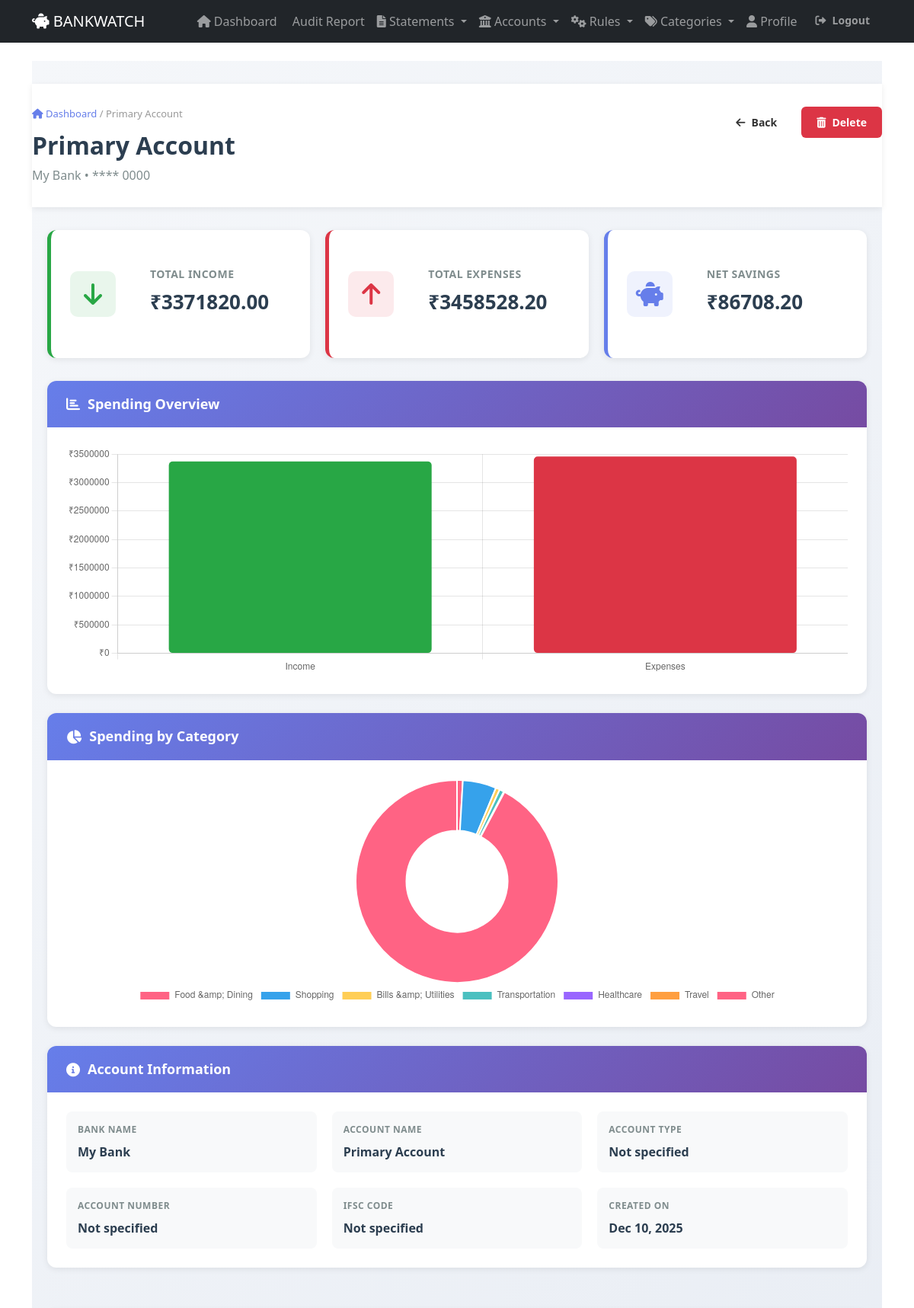
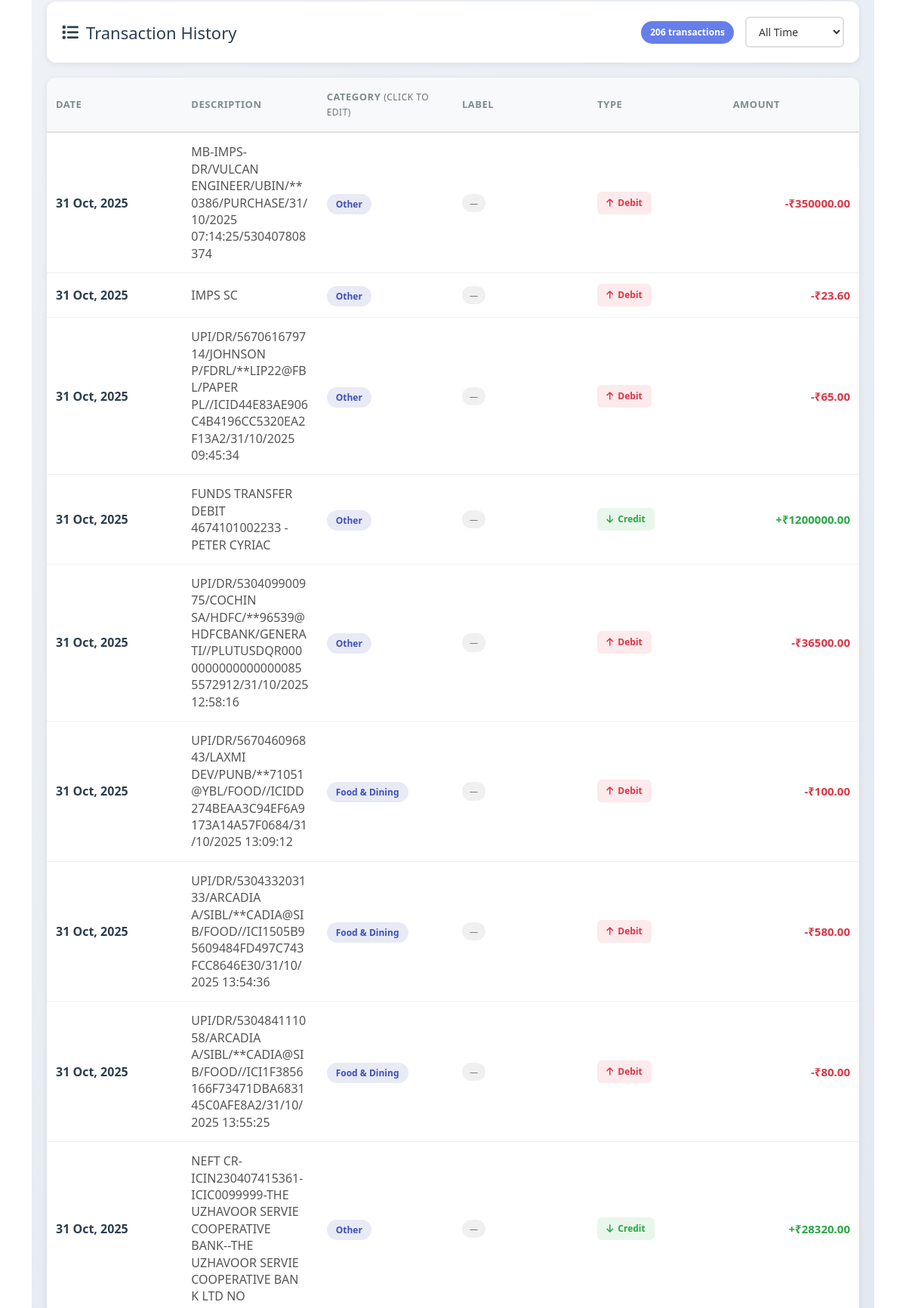
/analyzer/accounts/1/view/ (signed in, upper part), run on the app's committed database (2 pictures, top to bottom).
### analyzer/models.py (models this page shows, shortened)
class BankAccount(models.Model):
    user = models.ForeignKey(User, on_delete=models.CASCADE)
    bank_name = models.CharField(max_length=100)
    account_name = models.CharField(max_length=100, blank=True)
    account_number = models.CharField(max_length=20, blank=True)
    account_type = models.CharField(max_length=50, blank=True)
    ifsc_code = models.CharField(max_length=11, blank=True)
    description = models.TextField(blank=True)
    created_at = models.DateTimeField(auto_now_add=True)

class Transaction(models.Model):
    CATEGORY_CHOICES = [
        ('INCOME', 'Income'),
        ('FOOD', 'Food & Dining'),
        ('SHOPPING', 'Shopping'),
        ('BILLS', 'Bills & Utilities'),
        ('TRANSPORT', 'Transportation'),
        ('ENTERTAINMENT', 'Entertainment'),
        ('HEALTHCARE', 'Healthcare'),
        ('LOAN', 'Loan & EMI'),
        ('TRAVEL', 'Travel'),
        ('OTHER', 'Other'),
    ]
    statement = models.ForeignKey(BankStatement, on_delete=models.CASCADE)
    date = models.DateField()
    description = models.TextField()
    amount = models.DecimalField(max_digits=10, decimal_places=2)
    transaction_type = models.CharField(max_length=10, choices=[('DEBIT', 'Debit'), ('CREDIT', 'Credit')])
    category = models.CharField(max_length=20, choices=CATEGORY_CHOICES, default='OTHER')
    user_label = models.CharField(max_length=100, blank=True, null=True, help_text="User-assigned label or subcategory")
    is_manually_edited = models.BooleanField(default=False)
    edited_by = models.ForeignKey(User, on_delete=models.SET_NULL, null=True, blank=True, related_name='edited_transactions')
    last_edited_at = models.DateTimeField(null=True, blank=True)
    created_at = models.DateTimeField(auto_now_add=True)

### analyzer/views.py (the view)
# urls.py: path('accounts/<int:account_id>/view/', views.view_account_details, name='view_account_details'),
@login_required
def view_account_details(request, account_id):
    account = get_object_or_404(BankAccount, id=account_id, user=request.user)
    account_transactions = Transaction.objects.filter(
        statement__account=account
    ).select_related('statement', 'edited_by').order_by('-date')
    from django.core.paginator import Paginator
    paginator = Paginator(account_transactions, 50)
    page_number = request.GET.get('page', 1)
    page_obj = paginator.get_page(page_number)
    all_transactions = account_transactions
    total_income = all_transactions.filter(transaction_type='CREDIT').aggregate(
        total=models.Sum('amount')
    )['total'] or 0
    total_expenses = all_transactions.filter(transaction_type='DEBIT').aggregate(
        total=models.Sum('amount')
    )['total'] or 0
    net_savings = total_income - total_expenses
    category_totals = {}
    expense_transactions = all_transactions.filter(transaction_type='DEBIT')
    for category_code, category_name in Transaction.CATEGORY_CHOICES:
        if category_code != 'INCOME':
            category_total = expense_transactions.filter(category=category_code).aggregate(
                total=models.Sum('amount')
            )['total'] or 0
            if category_total > 0:
                category_totals[category_code] = {
                    'name': category_name,
                    'amount': float(category_total),
                    'percentage': 0
                }
    total_expenses_amount = sum(cat['amount'] for cat in category_totals.values())
    for category in category_totals.values():
        if total_expenses_amount > 0:
            category['percentage'] = round((category['amount'] / total_expenses_amount) * 100, 1)
    if total_income > 0:
        savings_rate = (net_savings / total_income) * 100
        if savings_rate >= 20:
            financial_health = {'score': 85, 'status': 'Excellent', 'message': 'Great savings rate!'}
        elif savings_rate >= 10:
            financial_health = {'score': 70, 'status': 'Good', 'message': 'Solid financial health'}
        else:
            financial_health = {'score': 50, 'status': 'Needs Attention', 'message': 'Consider increasing savings'}
    else:
        financial_health = {'score': 0, 'status': 'No Data', 'message': 'No transactions for this account'}
    context = {
        'account': account,
        'page_obj': page_obj,
        'transactions': page_obj.object_list,  # Current page transactions
        'all_transactions': all_transactions,   # All transactions for chart data
        'monthly_income': total_income,
        'monthly_expenses': total_expenses,
        'monthly_savings': abs(net_savings),
        'category_totals': category_totals,
        'financial_health': financial_health,
        'category_choices': Transaction.CATEGORY_CHOICES,
    }
    return render(request, 'analyzer/account_details.html', context)

### templates/analyzer/account_details.html (shortened to what this page needs)
{% extends 'base.html' %}
{% load static %}
{% block content %}
<div class="container-fluid account-details-container">
    <div class="account-header-section">
        <div class="header-top">
            <div class="header-info">
                <div class="breadcrumb-nav">
                    <a href="{% url 'dashboard' %}"><i class="fas fa-home"></i> Dashboard</a>
                    <span>/</span>
                    <span>{{ account.account_name }}</span>
                </div>
                <h1 class="account-title">{{ account.account_name }}</h1>
                <p class="account-subtitle">{{ account.bank_name }} • {{ account.account_number|default:"**** 0000" }}</p>
            </div>
            <div class="header-actions">
                <a href="{% url 'dashboard' %}" class="btn btn-outline">
                    <i class="fas fa-arrow-left"></i> Back
                </a>
                <a href="{% url 'delete_account' account.id %}" class="btn btn-danger">
                    <i class="fas fa-trash-alt"></i> Delete
                </a>
            </div>
        </div>
    </div>
    <div class="summary-section">
        <div class="cards-grid">
            <div class="summary-card income">
                <div class="card-icon">
                    <i class="fas fa-arrow-down"></i>
                </div>
                <div class="card-body">
                    <h4>Total Income</h4>
                    <p class="amount">₹{{ monthly_income|floatformat:2 }}</p>
                </div>
            </div>
            <div class="summary-card expenses">
                <div class="card-icon">
                    <i class="fas fa-arrow-up"></i>
                </div>
                <div class="card-body">
                    <h4>Total Expenses</h4>
                    <p class="amount">₹{{ monthly_expenses|floatformat:2 }}</p>
                </div>
            </div>
            <div class="summary-card savings">
                <div class="card-icon">
                    <i class="fas fa-piggy-bank"></i>
                </div>
                <div class="card-body">
                    <h4>Net Savings</h4>
                    <p class="amount">₹{{ monthly_savings|floatformat:2 }}</p>
                </div>
            </div>
        </div>
    </div>
    <div class="charts-section">
        <div class="row">
            <div class="col-lg-12">
                <div class="chart-card">
                    <div class="card-header">
                        <h3><i class="fas fa-chart-bar"></i> Spending Overview</h3>
                    </div>
                    <div class="card-body">
                        <div class="chart-wrapper">
                            <canvas id="spendingChart" height="300"></canvas>
                        </div>
                    </div>
                </div>
            </div>
        </div>
        <div class="row">
            <div class="col-lg-12">
                <div class="chart-card">
                    <div class="card-header">
                        <h3><i class="fas fa-pie-chart"></i> Spending by Category</h3>
                    </div>
                    <div class="card-body">
                        <div class="chart-wrapper">
                            <canvas id="categoryChart" height="350"></canvas>
                        </div>
                    </div>
                </div>
            </div>
        </div>
        <div class="row">
            <div class="col-lg-12">
                <div class="chart-card">
                    <div class="card-header">
                        <h3><i class="fas fa-info-circle"></i> Account Information</h3>
                    </div>
                    <div class="card-body">
                        <div class="info-grid">
                            <div class="info-item">
                                <span class="info-label">Bank Name</span>
                                <span class="info-value">{{ account.bank_name }}</span>
                            </div>
                            <div class="info-item">
                                <span class="info-label">Account Name</span>
                                <span class="info-value">{{ account.account_name }}</span>
                            </div>
                            <div class="info-item">
                                <span class="info-label">Account Type</span>
                                <span class="info-value">{{ account.account_type|default:"Not specified" }}</span>
                            </div>
                            <div class="info-item">
                                <span class="info-label">Account Number</span>
                                <span class="info-value">{{ account.account_number|default:"Not specified" }}</span>
                            </div>
                            <div class="info-item">
                                <span class="info-label">IFSC Code</span>
                                <span class="info-value">{{ account.ifsc_code|default:"Not specified" }}</span>
                            </div>
                            <div class="info-item">
                                <span class="info-label">Created On</span>
                                <span class="info-value">{{ account.created_at|date:"M d, Y" }}</span>
                            </div>
                        </div>
                    </div>
                </div>
            </div>
        </div>
    </div>
    <div class="transactions-section">
        <div class="section-title">
            <h2><i class="fas fa-list"></i> Transaction History</h2>
            <div class="title-controls">
                <span class="transaction-badge">{{ all_transactions|length }} transactions</span>
                <select id="transactionTimeFilter" class="time-filter-select">
                    <option value="all">All Time</option>
                </select>
            </div>
        </div>
        {% if transactions %}
        <div class="transactions-table-wrapper">
            <table class="transactions-table" id="transactionsTable">
                <thead>
                    <tr>
                        <th>Date</th>
                        <th>Description</th>
                        <th>Category <span class="text-muted">(Click to edit)</span></th>
                        <th>Label</th>
                        <th>Type</th>
                        <th class="text-right">Amount</th>
                    </tr>
                </thead>
                <tbody id="transactionTableBody">
                    {% for transaction in transactions %}
                    <tr class="transaction-row" data-transaction-id="{{ transaction.id }}">
                        <td class="date-cell">{{ transaction.date|date:"d M, Y" }}</td>
                        <td class="description-cell">{{ transaction.description }}</td>
                        <td class="category-cell">
                            <span class="category-badge clickable-category" data-transaction-id="{{ transaction.id }}"
                                  data-category="{{ transaction.category }}" data-label="{{ transaction.user_label|default:'' }}">
                                {{ transaction.get_category_display }}
                            </span>
                        </td>
                        <td class="label-cell">
                            <span class="user-label-badge">{{ transaction.user_label|default:"—" }}</span>
                        </td>
                        <td class="type-cell">
                            {% if transaction.transaction_type == 'CREDIT' %}
                                <span class="type-badge credit"><i class="fas fa-arrow-down"></i> Credit</span>
                            {% else %}
                                <span class="type-badge debit"><i class="fas fa-arrow-up"></i> Debit</span>
                            {% endif %}
                        </td>
                        <td class="amount-cell {% if transaction.transaction_type == 'CREDIT' %}positive{% else %}negative{% endif %}">
                            {% if transaction.transaction_type == 'CREDIT' %}
                                <span class="amount-plus">+₹{{ transaction.amount|floatformat:2 }}</span>
                            {% else %}
                                <span class="amount-minus">-₹{{ transaction.amount|floatformat:2 }}</span>
                            {% endif %}
                        </td>
                    </tr>
                    {% endfor %}
                </tbody>
            </table>
        </div>
        {% endif %}
    </div>
</div>
<script>
    // Spending Chart (Income vs Expenses)
    const spendingCtx = document.getElementById('spendingChart').getContext('2d');
    new Chart(spendingCtx, {
        type: 'bar',
        data: {
            labels: ['Income', 'Expenses'],
            datasets: [{
                label: 'Amount (₹)',
                data: [{{ monthly_income }}, {{ monthly_expenses }}],
                backgroundColor: ['#28a745', '#dc3545'],
                borderRadius: 5,
                borderSkipped: false
            }]
        },
        options: {
            responsive: true,
            plugins: {
                legend: { display: false }
            },
            scales: {
                y: {
                    beginAtZero: true,
                    ticks: { callback: function(value) { return '₹' + value; } }
                }
            }
        }
    });
    // Category Chart
    {% if category_totals %}
    const categoryCtx = document.getElementById('categoryChart').getContext('2d');
    new Chart(categoryCtx, {
        type: 'doughnut',
        data: {
            labels: [{% for cat_code, cat_data in category_totals.items %}'{{ cat_data.name }}'{% if not forloop.last %},{% endif %}{% endfor %}],
            datasets: [{
                data: [{% for cat_code, cat_data in category_totals.items %}{{ cat_data.amount }}{% if not forloop.last %},{% endif %}{% endfor %}],
                backgroundColor: [
                    '#FF6384', '#36A2EB', '#FFCE56', '#4BC0C0', '#9966FF',
                    '#FF9F40', '#FF6384', '#C9CBCF', '#4BC0C0', '#FF6384'
                ]
            }]
        },
        options: {
            responsive: true,
            plugins: {
                legend: { position: 'bottom' }
            }
        }
    });
    {% endif %}
</script>
{% endblock %}

### data on the page
BankAccount: account_name "Primary Account", bank_name "My Bank", account_number "**** 0000", account_type "Not specified", account_number "Not specified", ifsc_code "Not specified", created_at "Dec 10, 2025"
Transaction: transaction_type "DEBIT" (drawn)
Transaction: transaction_type "DEBIT" (drawn)
Transaction: transaction_type "DEBIT" (drawn)
Transaction: transaction_type "CREDIT" (drawn)
Transaction: transaction_type "DEBIT" (drawn)
Transaction: transaction_type "DEBIT" (drawn)
Transaction: transaction_type "DEBIT" (drawn)
Transaction: transaction_type "DEBIT" (drawn)
Transaction: transaction_type "CREDIT" (drawn)

### other printed values
{{ monthly_income|floatformat:2 }} "3371820.00"
{{ monthly_expenses|floatformat:2 }} "3458528.20"
{{ monthly_savings|floatformat:2 }} "86708.20"
{{ all_transactions|length }} "206"
chart data {{ monthly_income }} 3371820
chart data {{ monthly_expenses }} 3458528.20000000
chart data {{ cat_data.amount }} 31951.25, 185502.4, 22666.45, 24794.64, 3454.0, 575.0, 3189584.46
